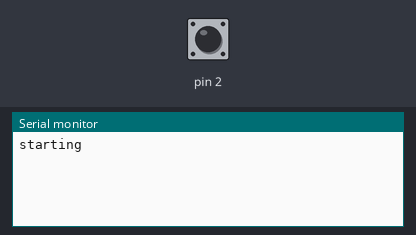
A sketch run on a simulated Arduino Uno, built with avr-gcc and run on an emulated ATmega328P. Parts: the last lines printed to the serial monitor. Inputs (shaded band) come from the test bench; at power-on: pin 2 LOW.

Above: at 1.2 s.
1.3 s: pin 2 driven HIGH
At 2.3 s:
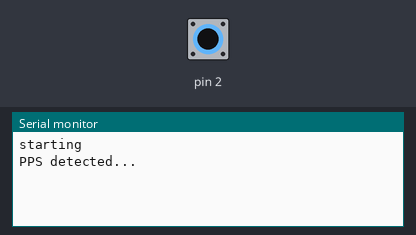
2.8 s: pin 2 pulsed LOW 2 times (0.12 s each, 0.3 s apart)
At 4.4 s:
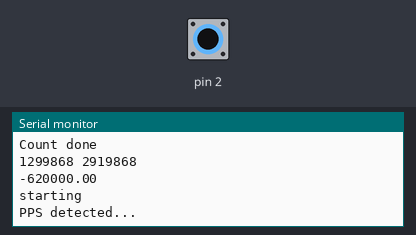

Measured:
- after the input at 1.3 s, the serial monitor: prints a new line at once (image 1)
- after the input at 2.8 s, the serial monitor: prints a new line after 0.12 s (image 2)

The sketch:

ArduinoClockError.ino
```cpp
volatile long startMicros;
volatile long endMicros;
volatile boolean isActive;

void setup() {
  Serial.begin( 9600 );
  isActive = false;
  attachInterrupt( 0, ppsInt, RISING );
}

void loop() {
  Serial.println( "starting" );
  while ( !isActive );
  Serial.println( "PPS detected..." );
  while ( isActive );
  Serial.println( "Count done" );
  float ppmErr = 1.0e6 - 1.0 * float( endMicros - startMicros );
  Serial.print( startMicros );Serial.print( " " );Serial.println( endMicros );
  //long temp = endMicros - startMicros;
  Serial.println( ppmErr );
  //while (true);
}

void ppsInt() {
  if ( !isActive ) {
    startMicros = micros();
    isActive = true;
  } else {
    endMicros = micros();
    isActive = false;
  }
}
```
